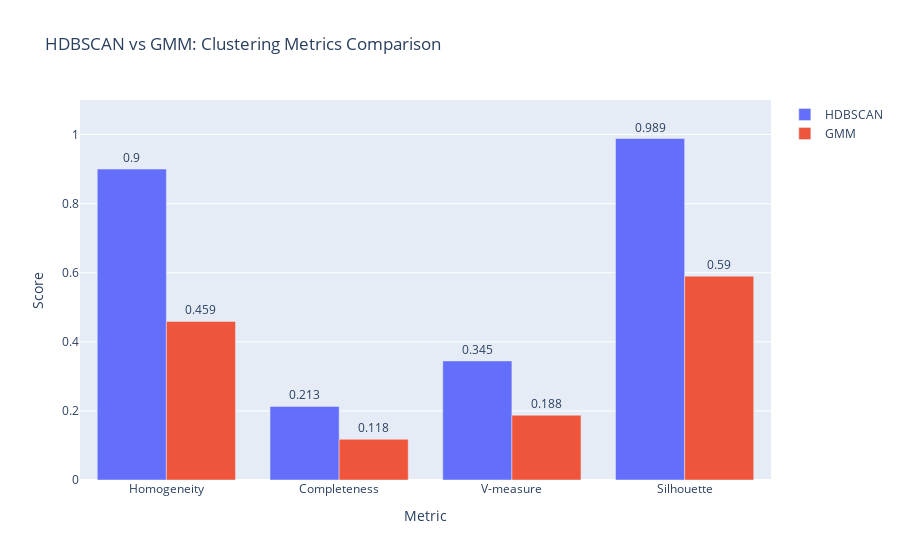

Notebook cell for this chart:
### Code cell
# Visual comparison of all metrics between HDBSCAN and GMM
fig = go.Figure()

for model in comparison_df.columns:
    fig.add_trace(go.Bar(
        name=model,
        x=comparison_df.index,
        y=comparison_df[model],
        text=comparison_df[model].round(3),
        textposition='outside'
    ))

fig.update_layout(
    title='HDBSCAN vs GMM: Clustering Metrics Comparison',
    xaxis_title='Metric',
    yaxis_title='Score',
    yaxis_range=[0, 1.1],
    barmode='group',
    hovermode='x unified'
)
fig.show()

print("\n Interpretation:")
print("  • Homogeneity: How many samples from same attack group are in same cluster")
print("  • Completeness: How many samples from same attack group are in one cluster")
print("  • V-measure: Harmonic mean of homogeneity and completeness")
print("  • Silhouette: Measure of cluster cohesion and separation")

### Figure 1 — Plotly figure (JSON) as saved in the notebook; plotly's stock layout.template omitted (floating-point values rounded to 4 significant figures)
{"data": [{"name": "HDBSCAN", "text": [0.9, 0.213, 0.345, 0.989], "textposition": "outside", "type": "bar", "x": ["Homogeneity", "Completeness", "V-measure", "Silhouette"], "y": [0.9, 0.2131, 0.3446, 0.9885]}, {"name": "GMM", "text": [0.459, 0.118, 0.188, 0.59], "textposition": "outside", "type": "bar", "x": ["Homogeneity", "Completeness", "V-measure", "Silhouette"], "y": [0.4589, 0.1179, 0.1876, 0.5901]}], "layout": {"barmode": "group", "hovermode": "x unified", "title": {"text": "HDBSCAN vs GMM: Clustering Metrics Comparison"}, "xaxis": {"title": {"text": "Metric"}}, "yaxis": {"range": [0, 1.1], "title": {"text": "Score"}}}}
